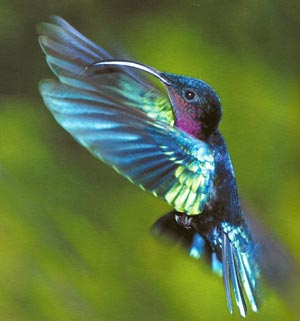
#> input picture Traitement de l'image/colibri.jpg, 300 x 321 px
$ jupyter execute --allow-errors traitement-image-eleve.ipynb   (shell and % lines are left out)
#> lines starting #> are read from the running program, lines starting #| are printed output that depends on the picture
# <center><font color ="red"> Traitement de l'image </font></center>

Source : Stéphane Nédélec - Olivier Thoni

# <font color=#3D6BBC >1. Découverte de l'image numérique et de son traitement</font>

Si ce n'est pas déjà fait, regarder la vidéo diffusée sur france4 mardi 5 mai à 16 h.
Vous pouvez la retrouver [ici](https://www.lumni.fr/video/notion-de-listes-en-informatique-et-application-aux-images-numeriques)


# <font color=#3D6BBC >2. les modules nécessaires pour le traitement d'images en python</font>

Lire, exécuter et essayer de comprendre les cellules suivantes:

### <font color=#3D6BBC >2.1. Le module PIL et ses principales méthodes </font>

[cell 1]
# Install a conda package in the current Jupyter kernel
import sys

[cell 2]
from PIL import Image
# Le module PIL (Python Imaging Library) permet de manipuler un fichier image
#(reconnaissance automatique de la largeur et de la hauteur en pixels de
# l’image, création d’une grille de pixels,
# chaque ligne de la grille correspondant à une ligne de pixels,
# idem pour les colonnes).
# La bibliothèque supporte plusieurs formats de fichier,
# parmi lesquels PNG, JPEG, GIF, TIFF, et BMP.

# ne fonctionne qu'en local

En voici les commandes principales:

#### - Il faut commencer par charger l'image à traiter

[cell 3]
im1=Image.open("colibri.jpg")
#> im1 is the input picture: PIL image 300x321 RGB; mean R, G, B 93.6, 115.9, 66.3
# Charge le fichier "colibri.jpg"  (qui doit se trouver dans le même répertoire que votre notebook)
# Penser à enregistrer votre notebook et l'image

#### - Pour visualiser l'image dans une fenêtre graphique

[cell 4]
im1.show()
#affiche l'image dans une fenêtre graphique temprorairement

#### - La méthode getpixel((x,y)

[cell 5]
# affichage de la valeur du pixel en haut à gauche, sur 3 couleurs RGB
coin_h_g=im1.getpixel((0,0))
#> coin_h_g = (76, 88, 48)
print("coin haut-gauche, triplet RGB : ", coin_h_g)
#| coin haut-gauche, triplet RGB :  (76, 88, 48)
print(coin_h_g[0])
#| 76

La méthode getpixel((x,y)) récupère la valeur du pixel se trouvant aux coordonnées (x,y) sous la forme d'un __triplet (r,v,b)__

[cell 6]
pixelA=im1.getpixel((10,50))
#> pixelA = (65, 67, 46)
print("le pixel A de coordonnées (10,50)  a pour codage RVB : ", pixelA)
#| le pixel A de coordonnées (10,50)  a pour codage RVB :  (65, 67, 46)

Récupération de la composante bleue de ce pixel:

[cell 7]
print(pixelA[2])
#| 46

#### - Affichage des dimensions de l'image avec la méthode <u>size</u>

[cell 8]
largeur, hauteur = im1.size
#> largeur = 300; hauteur = 321
print("largeur : ", largeur)
#| largeur :  300
print("hauteur : ", hauteur)
#| hauteur :  321

### <font color=#3D6BBC >2.2. Le module matplotlib </font>

[cell 9]
import matplotlib.pyplot as plt
# Commandes pour améliorer la visualiation ;

#### - Affichage de l'image

La méthode **imshow** permet d'afficher sous forme d'une image tout tableau, y compris les tableaux natifs Python compatibles avec les formats d'image

 La méthode __subplot()__ permet d’organiser différents tracés à l’intérieur d’une grille d’affichage. Il faut spécifier le nombre de lignes, le nombre de colonnes ainsi que le numéro du tracé.

[cell 10]
# affichage de l'image
def affichage(im) :
    # affiche côte-à-côte l'image originale et l'image transformée
    plt.subplot(1,2,1) # 1 ligne , 2 colonnes, tracé 1
    plt.imshow(im1, cmap='gray') # permet de visualiser l'image en console
    plt.subplot(1,2,2) # 1 ligne , 2 colonnes, tracé 2
    plt.imshow(im, cmap='gray') #im sera le nom de l'image transformée
    plt.show()
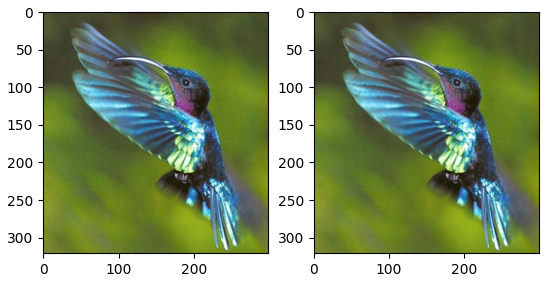
#> figure drawn by matplotlib, 2 panels

affichage(im1) #im1 : nom de l'image originale

<font color=red > On remarque que l'origine de l'image est en haut à gauche de l'image. <br>
L'axe des x est horizontal vers la droite (comme en math) et l'axe des y est vertical mais __vers le bas__!!</font>

#### - Enregistrement de l'image avec PIL <u>ou</u> matplotlib

[cell 11]
# enregistrement de l'image avec matplotlib

def sauve_image(im) :

    ## enregistrement de l'image depuis matplotlib.image
    import matplotlib.image as mpimg
    mpimg.imsave("resultat.png", im)# l'enregistrement se fait au format png
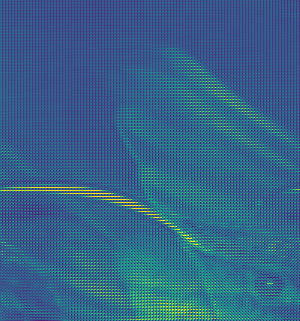
#> saved as resultat.png: shape (321, 300, 3); mean R, G, B 53.3, 98.9, 135.8
